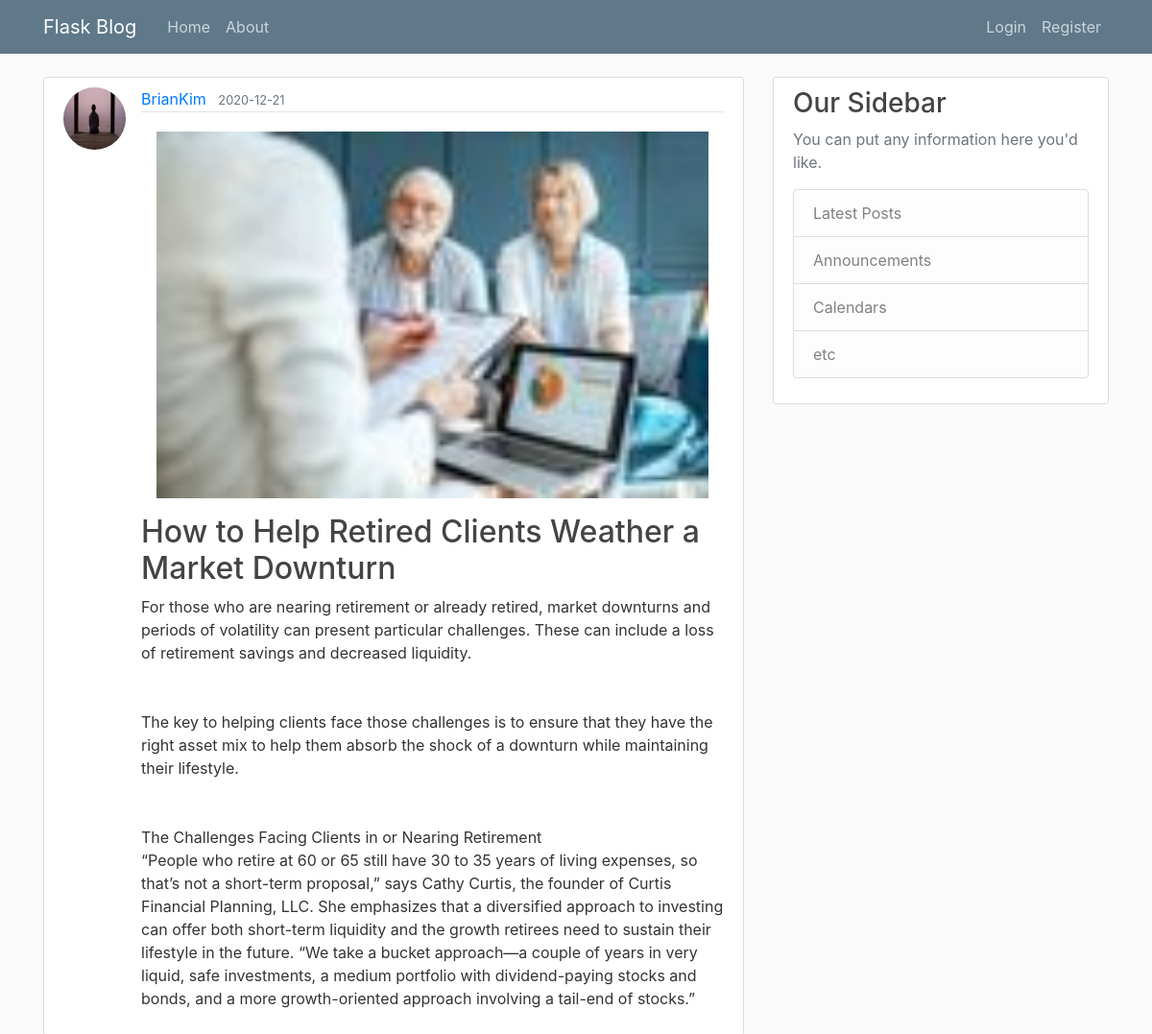
The page /post/view/1 on the database as committed earlier.
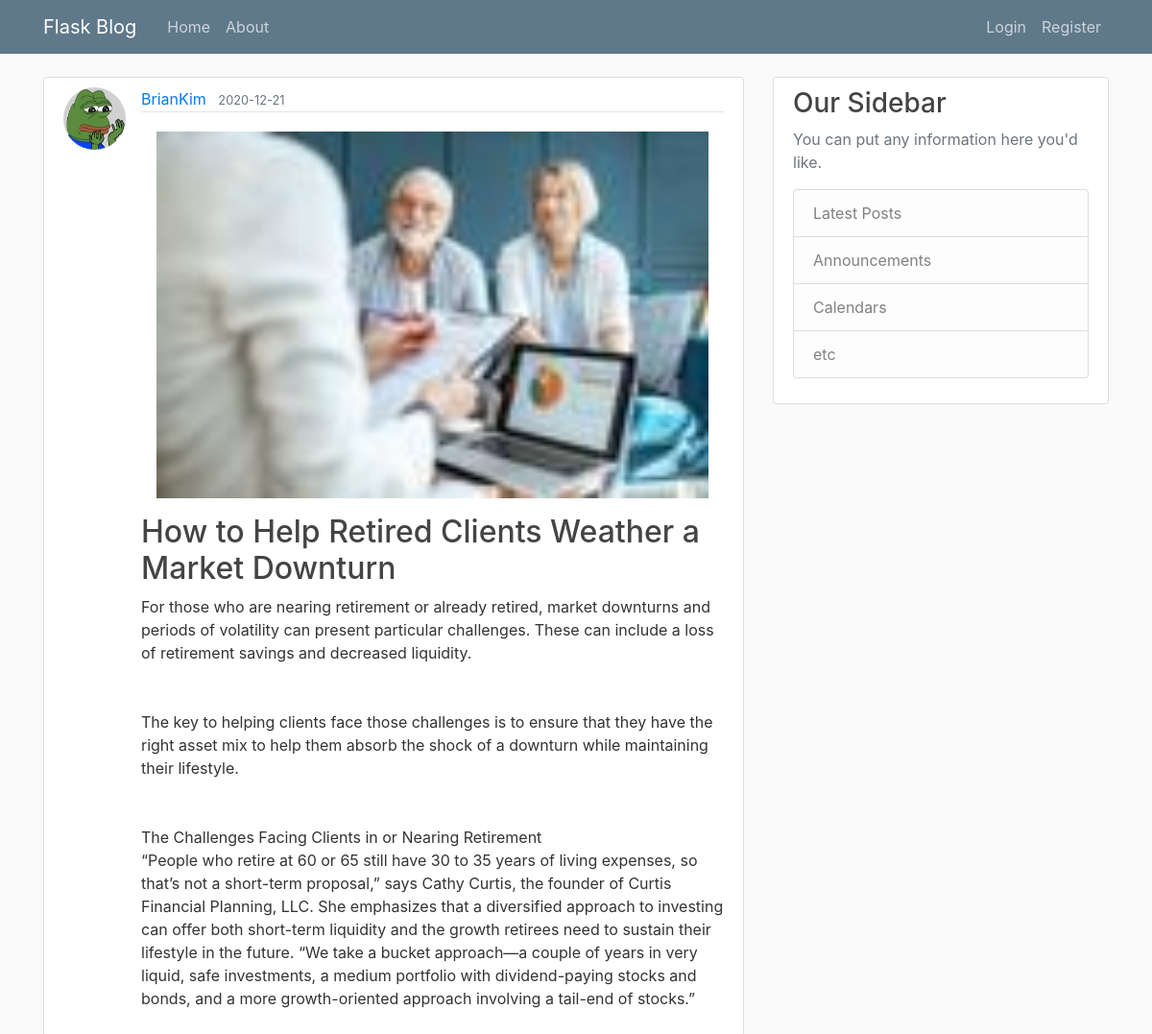
The same page on the database as committed later.
### databases/models.py (models this page shows, shortened)
class User(db.Model, UserMixin):
    id = db.Column(db.Integer, primary_key=True)
    username = db.Column(db.String(20), unique=True, nullable=False)
    email = db.Column(db.String(120), unique=True, nullable=False)
    image_file = db.Column(db.String(20), nullable=False, default='default.jpg')
    password = db.Column(db.String(60), nullable=False)
    posts = db.relationship('Post', backref='author', lazy=True)

class Post(db.Model):
    id = db.Column(db.Integer, primary_key=True)
    title = db.Column(db.String(100), nullable=False)
    date_posted = db.Column(db.DateTime, nullable=False, default=datetime.utcnow)
    content = db.Column(db.Text, nullable=False)
    image_file = db.Column(db.String(20), nullable=True)
    user_id = db.Column(db.Integer, db.ForeignKey('user.id'), nullable=False)

### flaskblog/posts/routes.py (the view)
@posts.route("/post/view/<int:post_id>")
def view_post(post_id):
    post = Post.query.get_or_404(post_id)
    return render_template('posts/view_post.html', title=post.title, post=post)

### templates/posts/view_post.html (shortened to what this page needs)
{% extends "layout.html" %}
{% block content %}
    <article class="media content-section">
      <img class="rounded-circle article-img" src="{{ url_for('static', filename='profile_pics/' + post.author.image_file) }}">
      <div class="media-body">
        <div class="article-metadata">
          <a class="mr-2" href="{{ url_for('users.user_posts', username=post.author.username) }}">{{ post.author.username }}</a>
          <small class="text-muted">{{ post.date_posted.strftime('%Y-%m-%d') }}</small>
        </div>
        <img class="w-100 p-3 d-block" src="{{ url_for('static', filename='post_pics/' + post.image_file) }}">
        <h2 class="article-title">{{ post.title }}</h2>
        <p class="article-content">{{ post.content }}</p>
      </div>
    </article>
{% endblock content %}

### templates/layout.html (shortened to what this page needs)
<!DOCTYPE html>
<html>
<head>
    <link rel="stylesheet" href="https://stackpath.bootstrapcdn.com/bootstrap/4.3.1/css/bootstrap.min.css">
    <link rel="stylesheet" type="text/css" href="{{ url_for('static', filename='css/main.css') }}">
</head>
{% block errors %}
    <body>
        <header class="site-header">
          <nav class="navbar navbar-expand-md navbar-dark bg-steel fixed-top">
            <div class="container">
              <a class="navbar-brand mr-4" href="{{ url_for('main.home') }}">Flask Blog</a>
              <div class="collapse navbar-collapse" id="navbarToggle">
                <div class="navbar-nav mr-auto">
                  <a class="nav-item nav-link" href="{{ url_for('main.home') }}">Home</a>
                  <a class="nav-item nav-link" href="{{ url_for('main.about') }}">About</a>
                </div>
                <div class="navbar-nav">
                  {% if current_user.is_authenticated %}
                      <a class="nav-item nav-link" href="{{ url_for('users.account') }}">{{ current_user.username }}</a>
                      <a class="nav-item nav-link" href="{{ url_for('users.logout') }}">Logout</a>
                  {% else %}
                      <a class="nav-item nav-link" href="{{ url_for('users.login') }}">Login</a>
                      <a class="nav-item nav-link" href="{{ url_for('users.register') }}">Register</a>
                  {% endif %}
                </div>
              </div>
            </div>
          </nav>
        </header>
        <main role="main" class="container">
          <div class="row">
                <div class="col-md-8">
                  {% block content %}{% endblock %}
                </div>
                <div class="col-md-4">
                  <div class="content-section">
                    <h3>Our Sidebar</h3>
                    <p class='text-muted'>You can put any information here you'd like.
                      <ul class="list-group">
                        <li class="list-group-item list-group-item-light">Latest Posts</li>
                        <li class="list-group-item list-group-item-light">Announcements</li>
                        <li class="list-group-item list-group-item-light">Calendars</li>
                        <li class="list-group-item list-group-item-light">etc</li>
                      </ul>
                    </p>
                  </div>
                </div>
          </div>
        </main>
    </body>
{% endblock %}
</html>

### static/css/main.css (style rules this page uses)
body { background: #fafafa; color: #333333; margin-top: 5rem; }
h1, h2, h3, h4, h5, h6 { color: #444444; }
.bg-steel { background-color: #5f788a; }
.site-header .navbar-nav .nav-link { color: #cbd5db; }
.content-section { background: #ffffff; padding: 10px 20px; border: 1px solid #dddddd; border-radius: 3px; margin-bottom: 20px; }
.article-title { color: #444444; }
.article-content { white-space: pre-line; }
.article-img { height: 65px; width: 65px; margin-right: 16px; }
.article-metadata { padding-bottom: 1px; margin-bottom: 4px; border-bottom: 1px solid #e3e3e3 }

Rows that differ between the two databases and show on the page:
changed User "BrianKim": image_file: picture added in place of a placeholder
